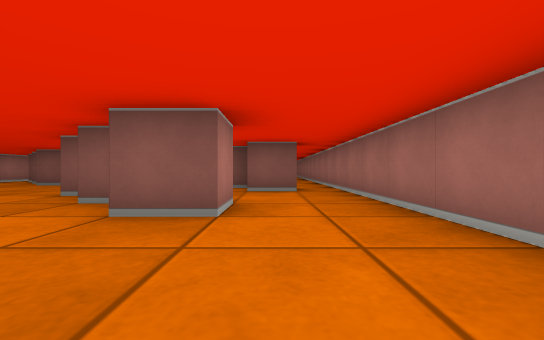
[1] (above)

24 first-person views from a walk through a cub3D level. The camera is about half as high as the walls, looks level and sees 90° across. The floor is counted in squares. Each view is taken from the middle of a square. On the plan, view 1 faces up. The plan holds only what a view shows up to about 9 squares ahead; the rest is blank.

[2]
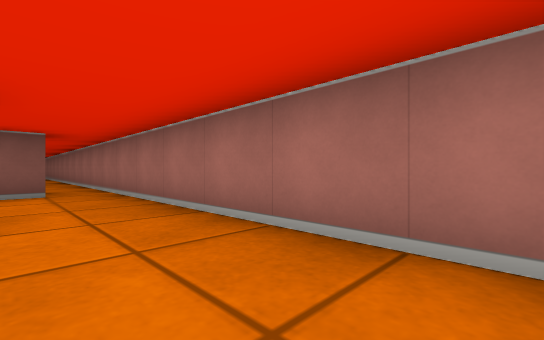

[3]
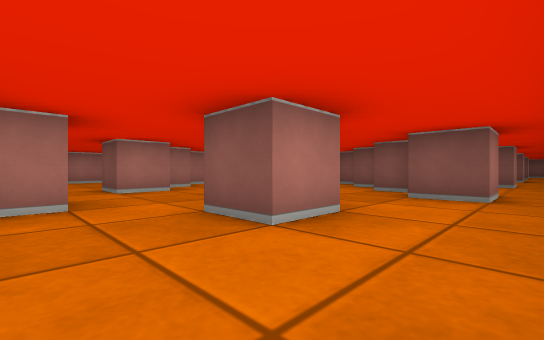

[4]
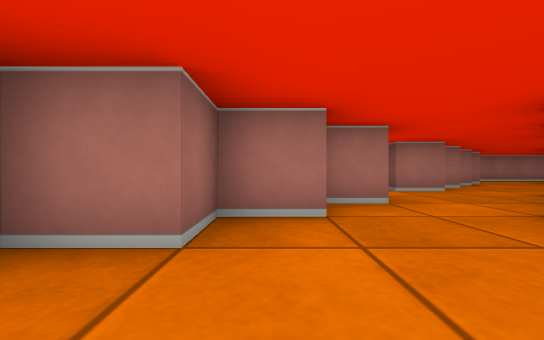

[5]
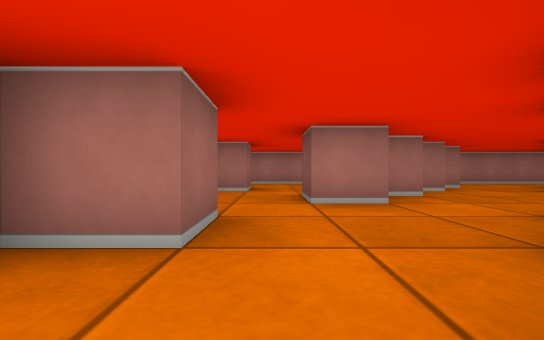

[6]
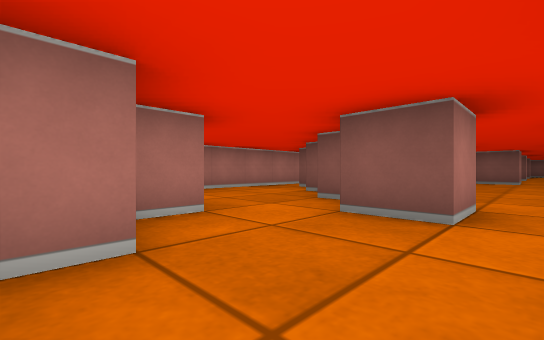

[7]
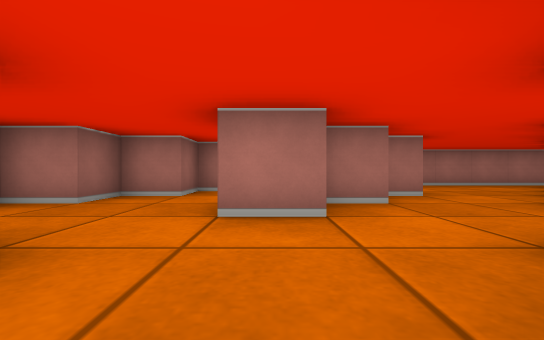

[8]
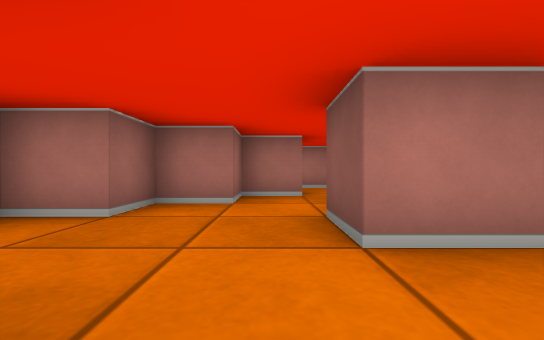

[9]
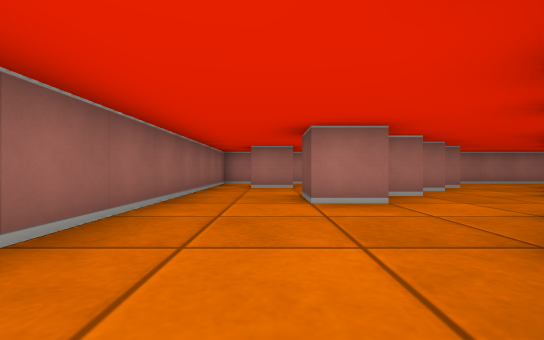

[10]
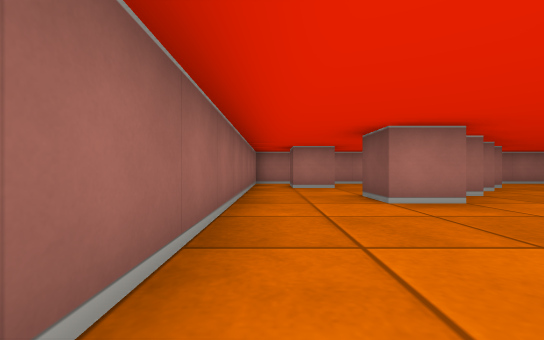

[11]
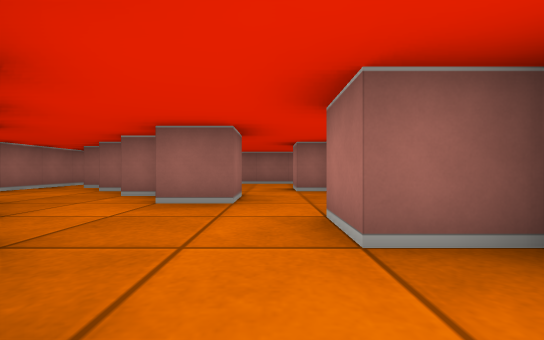

[12]
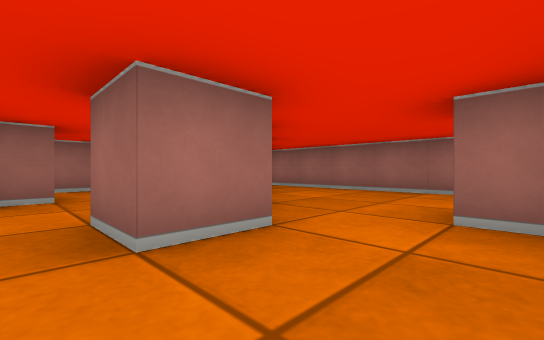

[13]
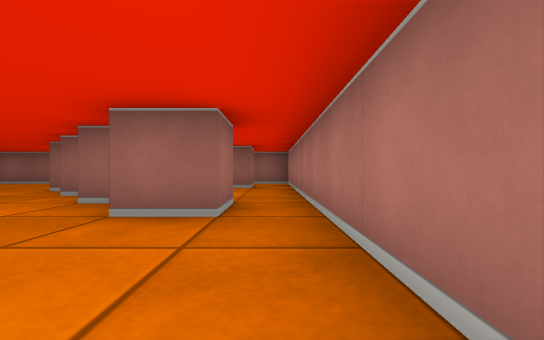

[14]
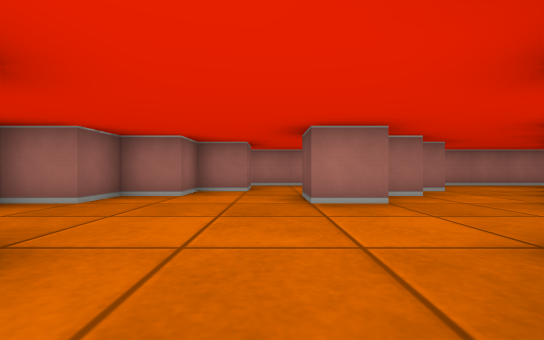

[15]
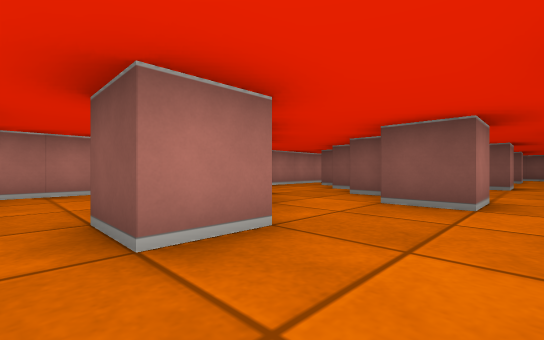

[16]
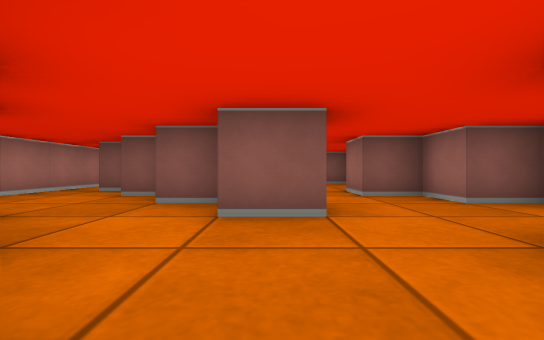

[17]
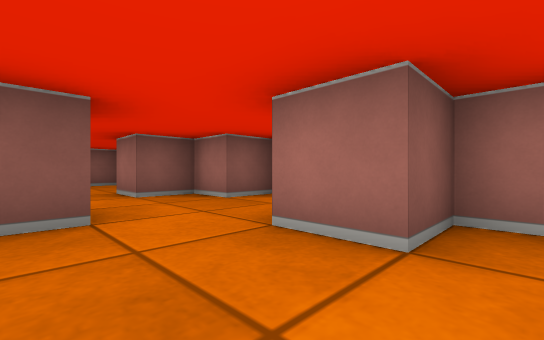

[18]
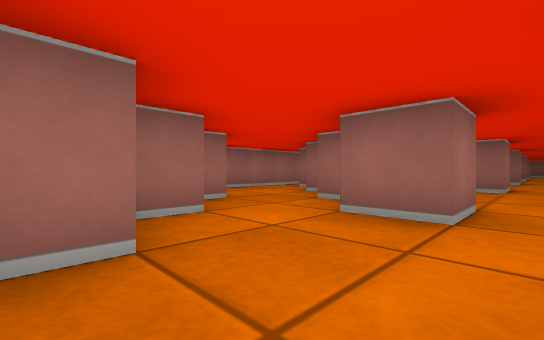

[19]
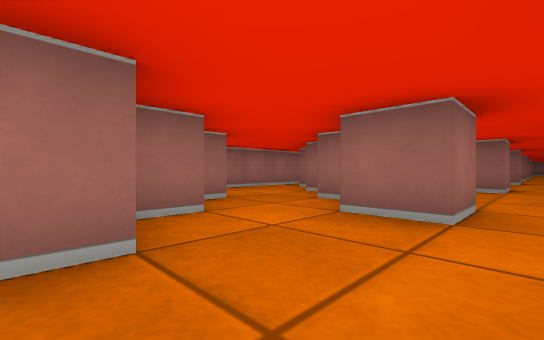

[20]
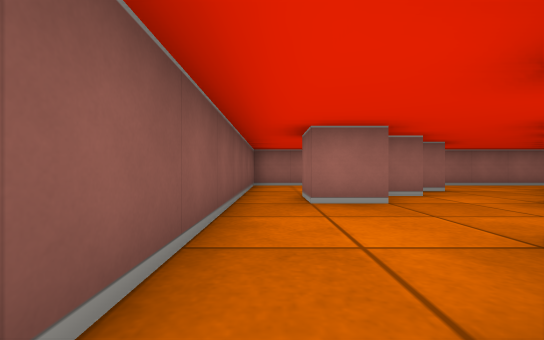

[21]
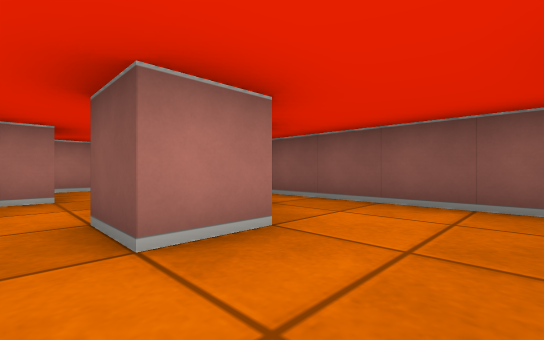

[22]
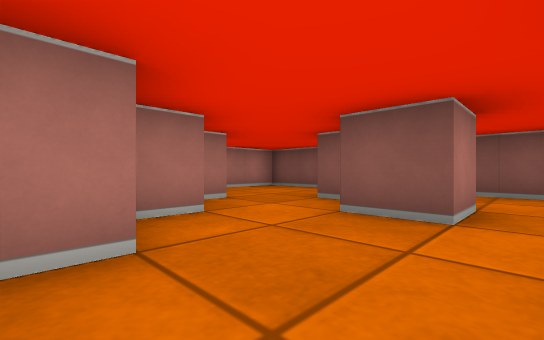

[23]
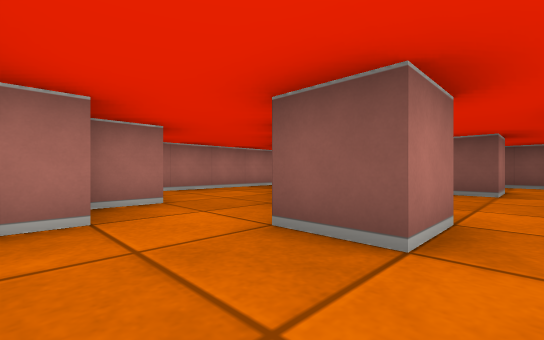

[24]
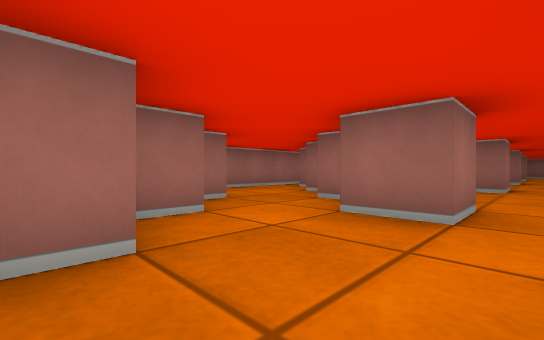

### Floor plan
Key: @ floor where view 1 was taken; # wall or solid block; . floor.
Columns run from 10 left of view 1 to 2 right of it. Each row starts with its distance up from view 1.
 22 #############
 21 #...........#
 20 #...##..##..#
 19 #....#...##
 18 #.##......#
 17 #..##..##..
 16 #...##..##..#
 15 #....#...##.#
 14 #.##......#.#
 13 #..##..##...#
 12 #...##..##..#
 11 #....#...##.#
 10 #.##......#.#
  9 #..##..##...#
  8 #...#...##..#
  7 #........##.#
  6 #.##......#.#
  5 #..##..##...#
  4 #...##..##..#
  3 #....#...#..#
  2 #...........#
  1 #..##..##...#
  0 #...##..##@.#
 -1 #....#...##
 -2 #.##......#
 -3 #..##..##...#
 -4 #...##..##..#
 -5 #....#...##.#
 -6 #.#.......#.#
 -7 #...........#
 -8 ############

Positions as (right, up) in squares from view 1, and headings:
1: (0, 0), facing up
2: (0, 0), facing up-right
3: (1, 1), facing up-left
4: (1, 0), facing left
5: (-1, 2), facing left
6: (-4, 0), facing up-left
7: (-2, -1), facing left
8: (-3, -2), facing left
9: (-1, -6), facing left
10: (-1, -7), facing left
11: (-4, 1), facing down
12: (-5, -2), facing down-right
13: (-9, 1), facing down
14: (-2, 7), facing left
15: (-4, 7), facing up-left
16: (-5, 8), facing up
17: (-5, 8), facing up-right
18: (-4, 16), facing down-right
19: (-4, 20), facing down-right
20: (-6, 21), facing right
21: (-3, 18), facing up-left
22: (-4, 16), facing up-left
23: (-4, 13), facing up-left
24: (-4, 12), facing down-right
